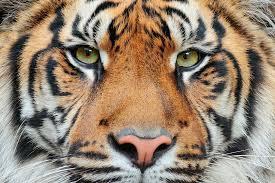
#> input picture download.jfif, 275 x 183 px
$ python main.py
#> lines starting #> are read from the running program, lines starting #| are printed output that depends on the picture
import matplotlib.pyplot as plt
import pandas as pd
import numpy as np
from skimage import data, io, filters
from scipy.ndimage import convolve

image = "download.jfif"

image_df = io.imread(image)
#> image_df is the input picture: shape (183, 275, 3); mean R, G, B 151.1, 132.6, 113.6

r = image_df[:,:, 0]
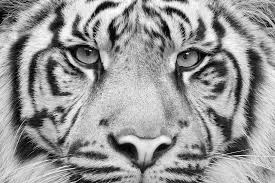
#> r: shape (183, 275); min 0, max 255, mean 151.1
g = image_df[:,:, 1]
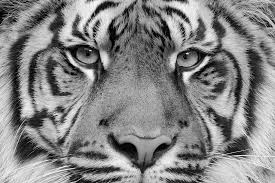
#> g: shape (183, 275); min 0, max 255, mean 132.6
b = image_df[:,:, 2]
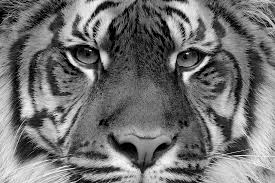
#> b: shape (183, 275); min 0, max 255, mean 113.6

# plt.imshow(g, cmap="grey")
# plt.show()

kernel = np.array([
    [ 0, -1,  0],
    [-1,  5, -1],
    [ 0, -1,  0]
])

filtered = convolve(g, kernel)
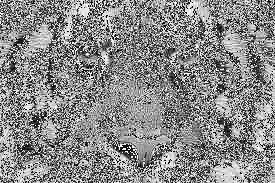
#> filtered: shape (183, 275); min 0, max 255, mean 137.3

plt.imshow(filtered, cmap="grey")
plt.show()
